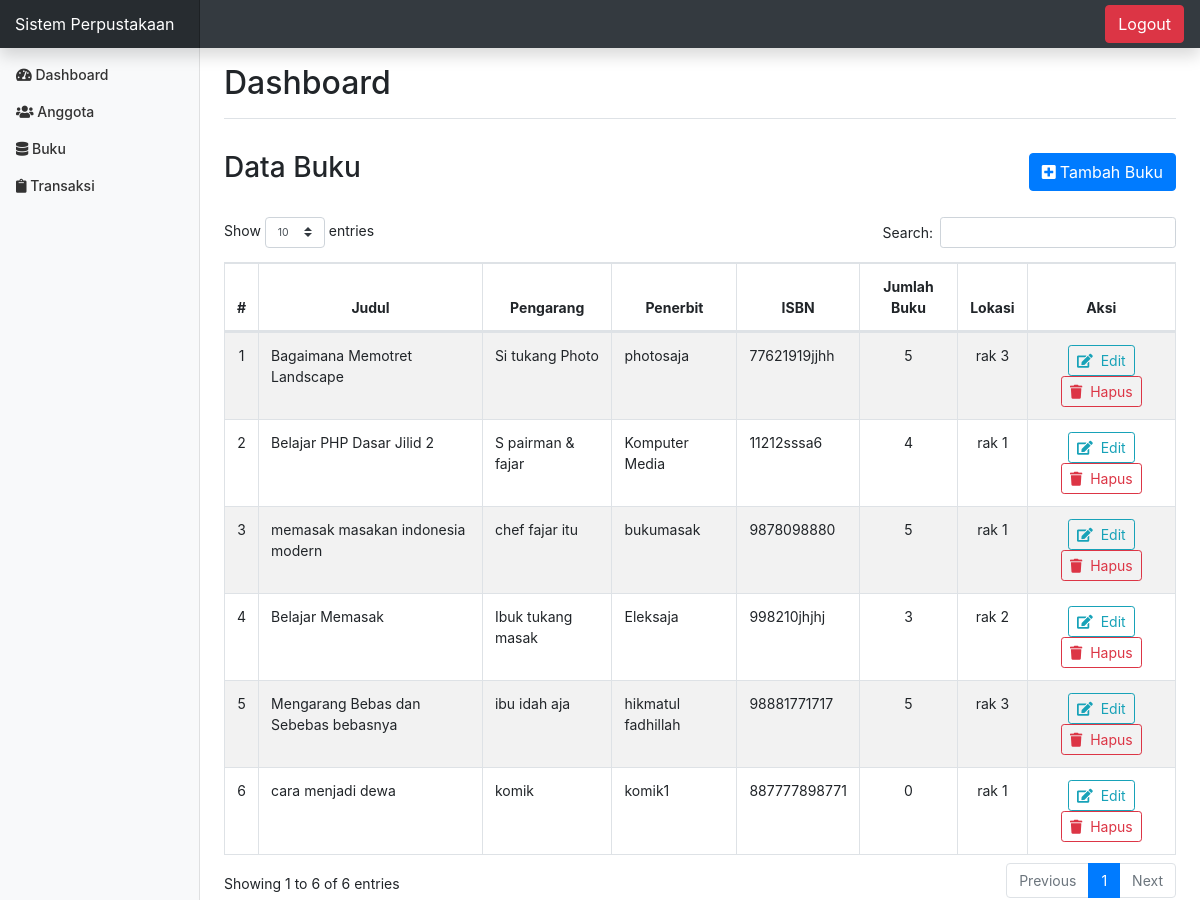
Screenshot of /index.php?page=buku (signed in) with the database file from the repository.
### tables this page shows
CREATE TABLE `buku` (
  `id_buku` varchar(50) NOT NULL,
  `judul_buku` varchar(255) NOT NULL,
  `pengarang` varchar(100) NOT NULL,
  `penerbit` varchar(100) NOT NULL,
  `tahun_terbit` varchar(4) NOT NULL,
  `isbn` varchar(25) NOT NULL,
  `jumlah_buku` int(3) NOT NULL,
  `lokasi` enum('rak 1','rak 2','rak 3','rak 4') NOT NULL,
  `tgl_input` date NOT NULL
);

### page/buku/buku.php (the view)
<?php
$query_buku = "SELECT * FROM buku";
$sql_buku = mysqli_query($koneksi, $query_buku) or die(mysqli_error($koneksi));
?>
<div class="d-flex justify-content-between flex-wrap flex-md-nowrap align-items-center pt-3 pb-2 mb-3">
  <h3>Data Buku</h3>
  <div class="btn-toolbar mb-2 mb-md-0">
    <a class="btn btn-primary" href="?page=buku&aksi=tambah" role="button"><i class="fa fa-plus-square mr-1"></i>Tambah Buku</a>
  </div>
</div>
<div class="table-responsive">
  <table class="table table-striped table-bordered table-hover" id="buku">
    <thead>
      <tr class="text-center">
        <th>#</th>
        <th>Judul</th>
        <th>Pengarang</th>
        <th>Penerbit</th>
        <th>ISBN</th>
        <th>Jumlah Buku</th>
        <th>Lokasi</th>
        <th>Aksi</th>
      </tr>
    </thead>
    <tbody>
      <?php
      if(mysqli_num_rows($sql_buku) != 0):
        $no = 1;
        while($data = mysqli_fetch_array($sql_buku, MYSQLI_ASSOC)):
      ?>
      <tr>
        <td class="text-center"><?=$no++;?></td>
        <td><?=$data['judul_buku'];?></td>
        <td><?=$data['pengarang'];?></td>
        <td><?=$data['penerbit'];?></td>
        <td><?=$data['isbn'];?></td>
        <td class="text-center"><?=$data['jumlah_buku'];?></td>
        <td class="text-center"><?=$data['lokasi'];?></td>
        <td class="text-center">
          <a class="btn btn-outline-info btn-sm" href="?page=buku&aksi=ubah&id=<?=$data['id_buku'];?>" role="button"><i class="fa fa-edit mr-1"></i> Edit</a>
          <a class="btn btn-outline-danger btn-sm" href="?page=buku&aksi=hapus&id=<?=$data['id_buku'];?>" role="button" onclick="return confirm('Apakah anda yakin menghapus data ini ?')"><i class="fa fa-trash mr-1"></i> Hapus</a>
        </td>
      </tr>
      <?php
        endwhile;
      endif;
      ?>
    </tbody>
  </table>
</div>

### index.php (shortened to what this page needs)
<?php
require_once 'config/config.php';
if($_SESSION['admin'] || $_SESSION['user']):
?>
<!doctype html>
<html lang="en">
  <head>
    <link href="bower_components/bootstrap/dist/css/bootstrap.min.css" rel="stylesheet">
    <link rel="stylesheet" type="text/css" href="assets/css/admin.css">
    <link rel="stylesheet" href="bower_components/datatables/media/css/dataTables.bootstrap4.min.css">
    <link rel="stylesheet" href="bower_components/fontawesome/web-fonts-with-css/css/fontawesome-all.min.css">
  </head>
  <body>
    <nav class="navbar navbar-dark fixed-top bg-dark flex-md-nowrap p-0 shadow">
      <a class="navbar-brand col-sm-3 col-md-2 mr-0" href="index.php">Sistem Perpustakaan</a>
      <ul class="navbar-nav px-3">
        <li class="nav-item text-nowrap">
          <a class="btn btn-danger" href="logout.php">Logout</a>
        </li>
      </ul>
    </nav>
    <div class="container-fluid">
      <div class="row">
        <nav class="col-md-2 d-none d-md-block bg-light sidebar">
          <div class="sidebar-sticky">
            <ul class="nav flex-column">
              <li class="nav-item">
                <a class="nav-link" href="index.php">
                  <i class="fa fa-tachometer-alt"></i>
                  Dashboard <span class="sr-only">(current)</span>
                </a>
              </li>
              <li class="nav-item">
                <a class="nav-link" href="?page=anggota">
                  <i class="fa fa-users"></i>
                  Anggota
                </a>
              </li>
              <li class="nav-item">
                <a class="nav-link" href="?page=buku">
                  <i class="fa fa-database"></i>
                  Buku
                </a>
              </li>
              <li class="nav-item">
                <a class="nav-link" href="?page=transaksi">
                  <i class="fa fa-clipboard"></i>
                  Transaksi
                </a>
              </li>
            </ul>
          </div>
        </nav>
        <main role="main" class="col-md-9 ml-sm-auto col-lg-10 px-4">
          <div class="d-flex justify-content-between flex-wrap flex-md-nowrap align-items-center pt-3 pb-2 mb-3 border-bottom">
            <h1 class="h2">Dashboard</h1>
          </div>
          <div class="row">
            <div class="col-md-12">
            <?php
            $page = @$_GET['page'];
            $aksi = @$_GET['aksi'];
            if($page == "buku"){
              if($aksi == ""){
                include "page/buku/buku.php";
              }
              elseif($aksi == "tambah"){
                include "page/buku/tambah.php";
              }
              elseif($aksi == "ubah"){
                include "page/buku/edit.php";
              }
              elseif($aksi == "hapus"){
                include "page/buku/hapus.php";
              }
            }
            elseif($page==""){
              include "home.php";
            }
            ?>
            </div>
          </div>
        </main>
      </div>
    </div>
  </body>
</html>
<?php
else:
  header("location: login.php");
endif;
?>

### assets/css/admin.css (style rules this page uses)
body { font-size: .875rem; }
.sidebar { position: fixed; top: 0; bottom: 0; left: 0; z-index: 100; padding: 48px 0 0; box-shadow: inset -1px 0 0 rgba(0, 0, 0, .1); }
.sidebar-sticky { position: relative; top: 0; height: calc(100vh - 48px); padding-top: .5rem; overflow-x: hidden; overflow-y: auto; }
.sidebar .nav-link { font-weight: 500; color: #333; }
[role="main"] { padding-top: 48px; }
.navbar-brand { padding-top: .75rem; padding-bottom: .75rem; font-size: 1rem; background-color: rgba(0, 0, 0, .25); box-shadow: inset -1px 0 0 rgba(0, 0, 0, .25); }

### rows the page displays
buku: judul_buku "Bagaimana Memotret Landscape", pengarang "Si tukang Photo", penerbit "photosaja", isbn "77621919jjhh", jumlah_buku "5", lokasi "rak 3"
buku: judul_buku "Belajar PHP Dasar Jilid 2", pengarang "S pairman & fajar", penerbit "Komputer Media", isbn "11212sssa6", jumlah_buku "4", lokasi "rak 1"
buku: judul_buku "memasak masakan indonesia modern", pengarang "chef fajar itu", penerbit "bukumasak", isbn "9878098880", jumlah_buku "5", lokasi "rak 1"
buku: judul_buku "Belajar Memasak", pengarang "Ibuk tukang masak", penerbit "Eleksaja", isbn "998210jhjhj", jumlah_buku "3", lokasi "rak 2"
buku: judul_buku "Mengarang Bebas dan Sebebas bebasnya", pengarang "ibu idah aja", penerbit "hikmatul fadhillah", isbn "98881771717", jumlah_buku "5", lokasi "rak 3"
buku: judul_buku "cara menjadi dewa", pengarang "komik", penerbit "komik1", isbn "887777898771", jumlah_buku "0", lokasi "rak 1"
